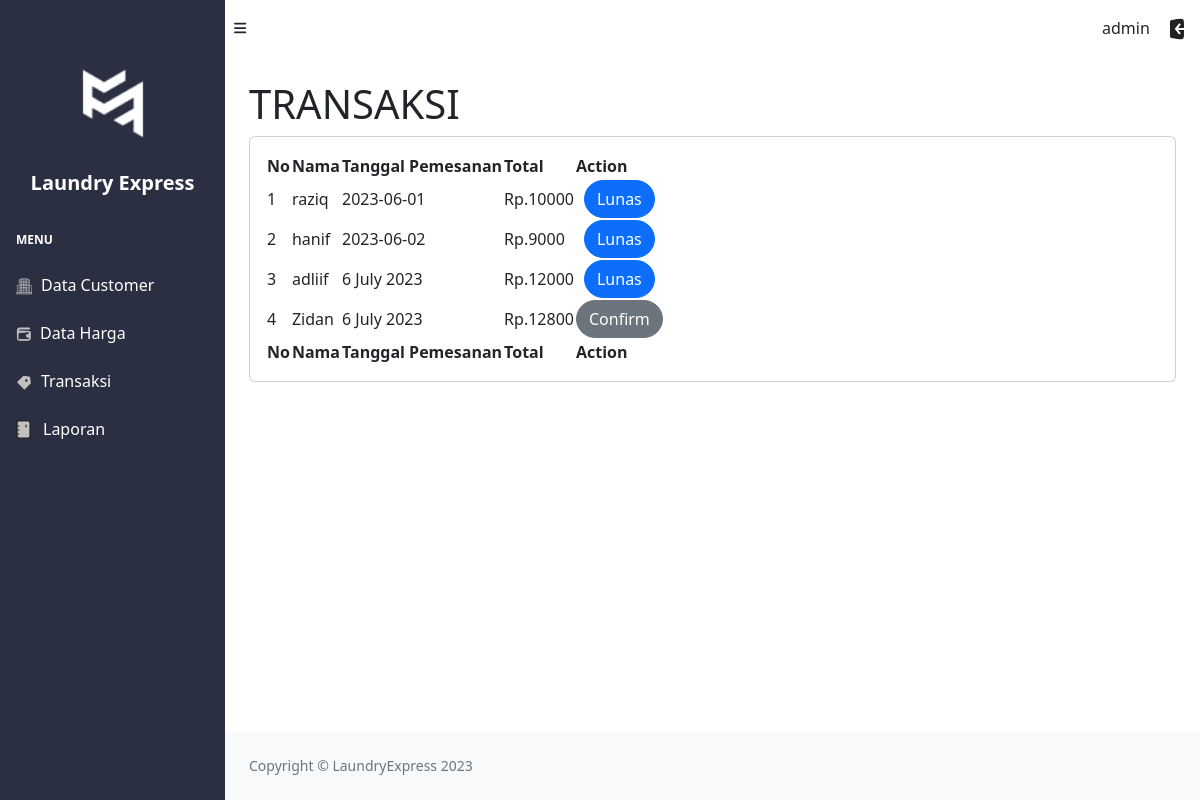
Before: /laundry/transaksi.php (signed in) with the older database file.
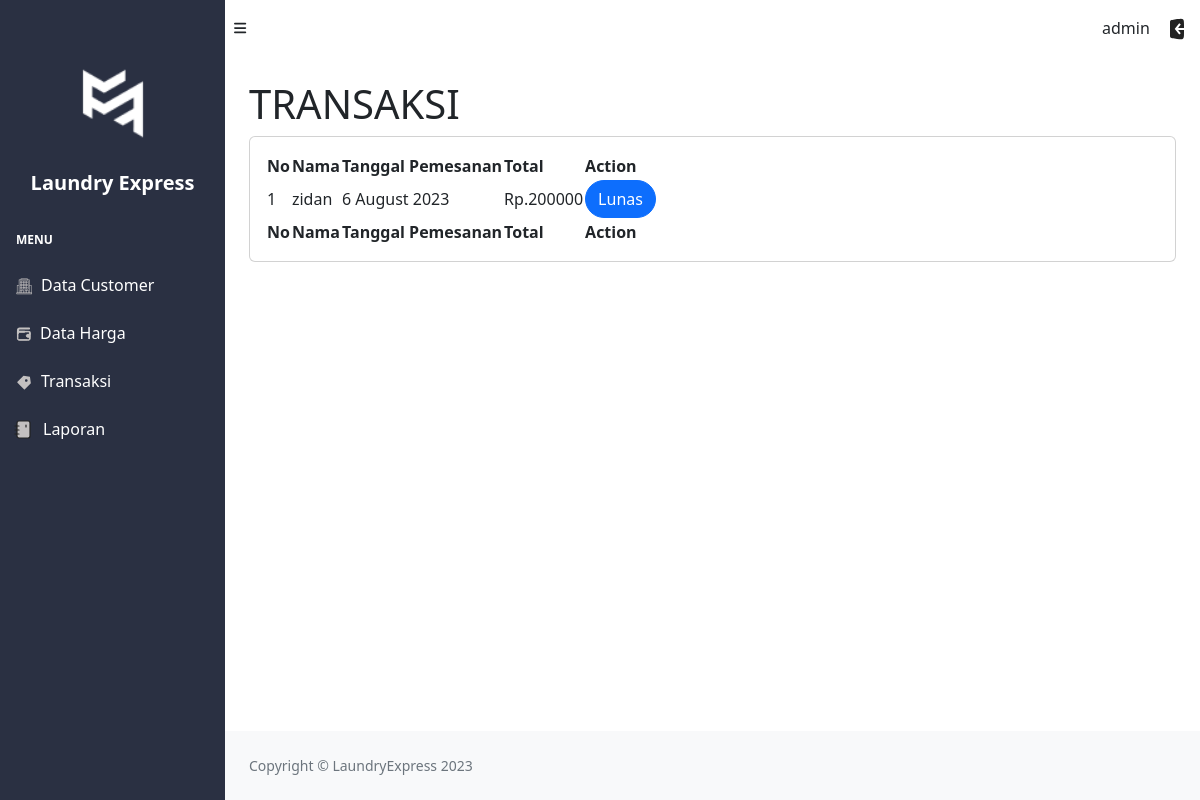
After: the same page with the newer database file.
### tables this page shows
CREATE TABLE `transaksi` (
  `id` int(2) NOT NULL,
  `nama` varchar(100) NOT NULL,
  `alamat` varchar(255) NOT NULL,
  `tanggal_Pemesanan` varchar(255) NOT NULL,
  `tipe_paket` varchar(255) NOT NULL,
  `total` varchar(100) NOT NULL,
  `konfirmasi` varchar(255) NOT NULL
);

### laundry/transaksi.php (the view, shortened to what this page needs)
<?php
    include "koneksi.php";
    $sql = mysqli_query($conn, "SELECT * FROM transaksi");
    $no = 1;
?>
<!DOCTYPE html>
<html lang="en">
<head>
    <link href="https://cdn.jsdelivr.net/npm/simple-datatables@7.1.2/dist/style.min.css" rel="stylesheet" />
    <link href="css/styles.css" rel="stylesheet" />
</head>
<body class="sb-nav-fixed">
    <nav class="sb-topnav navbar navbar-expand navbar-light">
        <a class="navbar-brand ps-3" href="data_customer.php" style="color: white;"><center></center></a>
        <button class="btn btn-link btn-sm order-1 order-lg-0 me-4 me-lg-0" id="sidebarToggle" href="#!"><i
                class="fas fa-bars"></i></button>
        <ul class="navbar-nav ms-auto me-0 me-md-3 my-2 my-md-0">
            <div class="sb-nav-link-icon">
                admin
                <a href="logout.php" class="ms-3"><img src="assets/logout.svg" alt=""></a>
            </div>
        </ul>
    </nav>
    <div id="layoutSidenav">
        <div id="layoutSidenav_nav">
            <nav class="sb-sidenav accordion sb-sidenav" id="sidenavAccordion" style="background-color: #2A3042;">
                <div class="sb-sidenav-menu">
                    <div class="nav">
                        <center><img src="img/white 2.png" alt="logo" style="width: 120px; margin-top: -20px;"></center>
                        <center><h5 class="text-white"><b>Laundry Express</b></h5></center>
                        <div class="sb-sidenav-menu-heading text-white">Menu</div>
                        <a class="nav-link text-white" href="data_customer.php">
                            <div class="sb-nav-link-icon"><img src="assets/customer.svg" alt=""></div>
                            Data Customer
                        </a>
                        <a class="nav-link text-white" href="data_harga.php">
                            <div class="sb-nav-link-icon"><img src="assets/Wallet_fill.svg" alt=""></i></div>
                            Data Harga
                        </a>
                        <a class="nav-link text-white" href="transaksi.php">
                            <div class="sb-nav-link-icon"><img src="assets/Frame 135.svg" alt=""></i></div>
                            Transaksi
                        </a>
                        <a class="nav-link text-white" href="laporan.php" style="margin-left: -5px">
                            <div class="sb-nav-link-icon"><img src="assets/report.svg" alt=""></i></div>
                            Laporan
                        </a>
                    </div>
                </div>
            </nav>
        </div>
        <div id="layoutSidenav_content">
            <main>
                <div class="container-fluid px-4">
                    <div style="display: flex; justify-content: space-between;">
                        <h1 class="mt-4">TRANSAKSI</h1>
                    </div>
                    <div class="card mb-4">
                        <div class="card-body">
                            <table id="datatablesSimple">
                                <thead>
                                    <tr>
                                        <th>No</th>
                                        <th>Nama</th>
                                        <th>Tanggal Pemesanan</th>
                                        <th>Total</th>
                                        <th>Action</th>
                                    </tr>
                                </thead>
                                <tfoot>
                                    <tr>
                                        <th>No</th>
                                        <th>Nama</th>
                                        <th>Tanggal Pemesanan</th>
                                        <th>Total</th>
                                        <th>Action</th>
                                    </tr>
                                </tfoot>
                                <tbody>
                                    <?php
                                        while($data = mysqli_fetch_assoc($sql)){
                                    ?>
                                    <tr>
                                        <td><?php echo $no++ ?></td>
                                        <td><?php echo $data['nama'] ?></td>
                                        <td><?php echo $data['tanggal_Pemesanan'] ?></td>
                                        <td>Rp.<?php echo $data['total'] ?></td>
                                        <td>
                                            <center>
                                                <?php if($data['konfirmasi'] == 'iya'){ ?>
                                                <button class="btn btn-primary rounded-pill" style="pointer-events: none;">Lunas</button>
                                                <?php } ?>
                                                <?php if($data['konfirmasi'] == 'tidak'){ ?>
                                                <a href="transaksi_exe.php?id=<?php echo $data['id'] ?>" class="btn btn-secondary rounded-pill">Confirm</a>
                                                <?php } ?>
                                            </center>
                                        </td>
                                    </tr>
                                    <?php
                                        }
                                    ?>
                                </tbody>
                            </table>
                        </div>
                    </div>
                </div>
            </main>
            <footer class="py-4 bg-light mt-auto">
                <div class="container-fluid px-4">
                    <div class="d-flex align-items-center justify-content-between small">
                        <div class="text-muted">Copyright &copy; LaundryExpress 2023</div>
                    </div>
                </div>
            </footer>
        </div>
    </div>
</body>
</html>

Changed rows visible on the page:
removed transaksi: nama "raziq", tanggal_Pemesanan "2023-06-01", total "10000", konfirmasi "Lunas"
removed transaksi: nama "hanif", tanggal_Pemesanan "2023-06-02", total "9000", konfirmasi "Lunas"
removed transaksi: nama "adliif", tanggal_Pemesanan "6 July 2023", total "12000", konfirmasi "Lunas"
removed transaksi: nama "Zidan", tanggal_Pemesanan "6 July 2023", total "12800"
added transaksi: nama "zidan", tanggal_Pemesanan "6 August 2023", total "200000", konfirmasi "Lunas"
